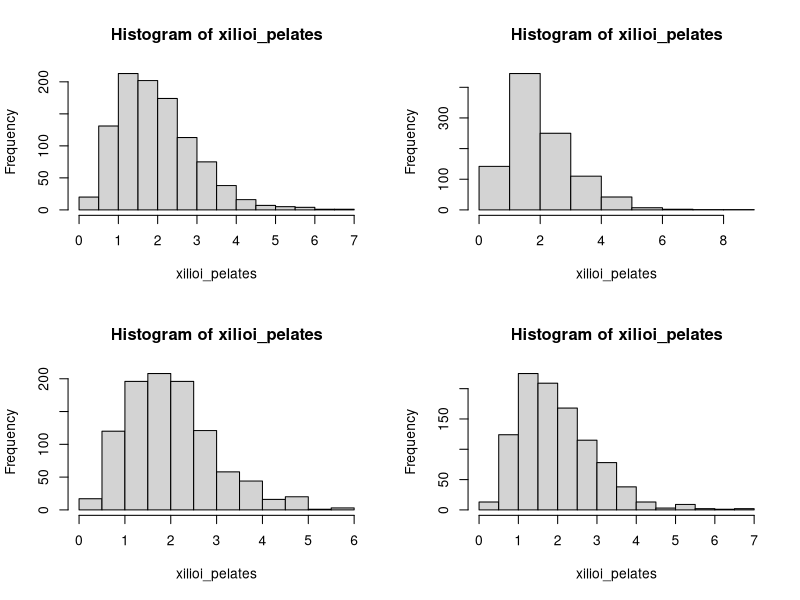

This figure's R source:
## ---- chunk 1
knitr::opts_chunk$set(echo = TRUE)
library(kableExtra)
## ---- chunk 2
rm(list = ls())
## ---- chunk 3
par( mfrow= c(2,2) )
for (i in 1:4) {
  set.seed(100*i)
  xilioi_pelates <- rgamma(n=1000, shape=4, rate=2) 
  hist(xilioi_pelates)
}
## ---- chunk 4
pgamma(2, shape=4, rate=2)
## ---- chunk 5
pgamma(2, shape=4, rate=2) - pgamma(1, shape=4, rate=2) 
## ---- chunk 6
1-pgamma(5, shape=4, rate=2) 
